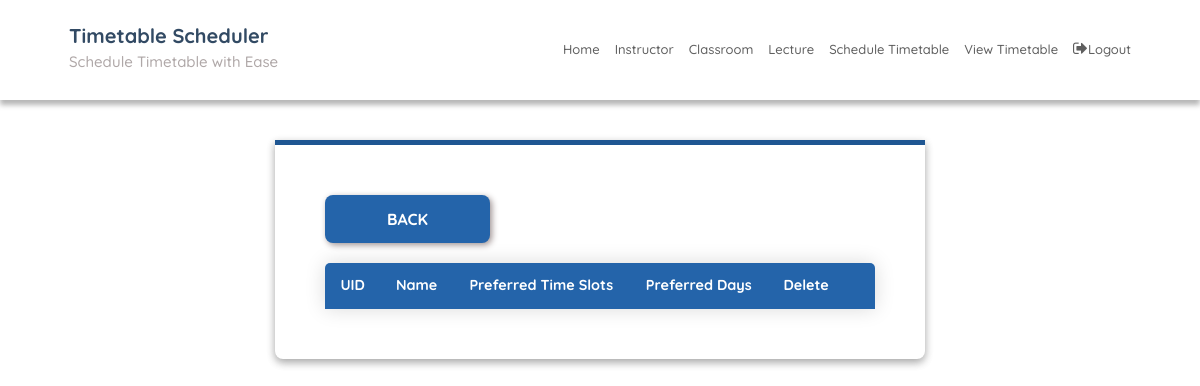
The page /instructorEdit/ (signed in) on the database as committed earlier.
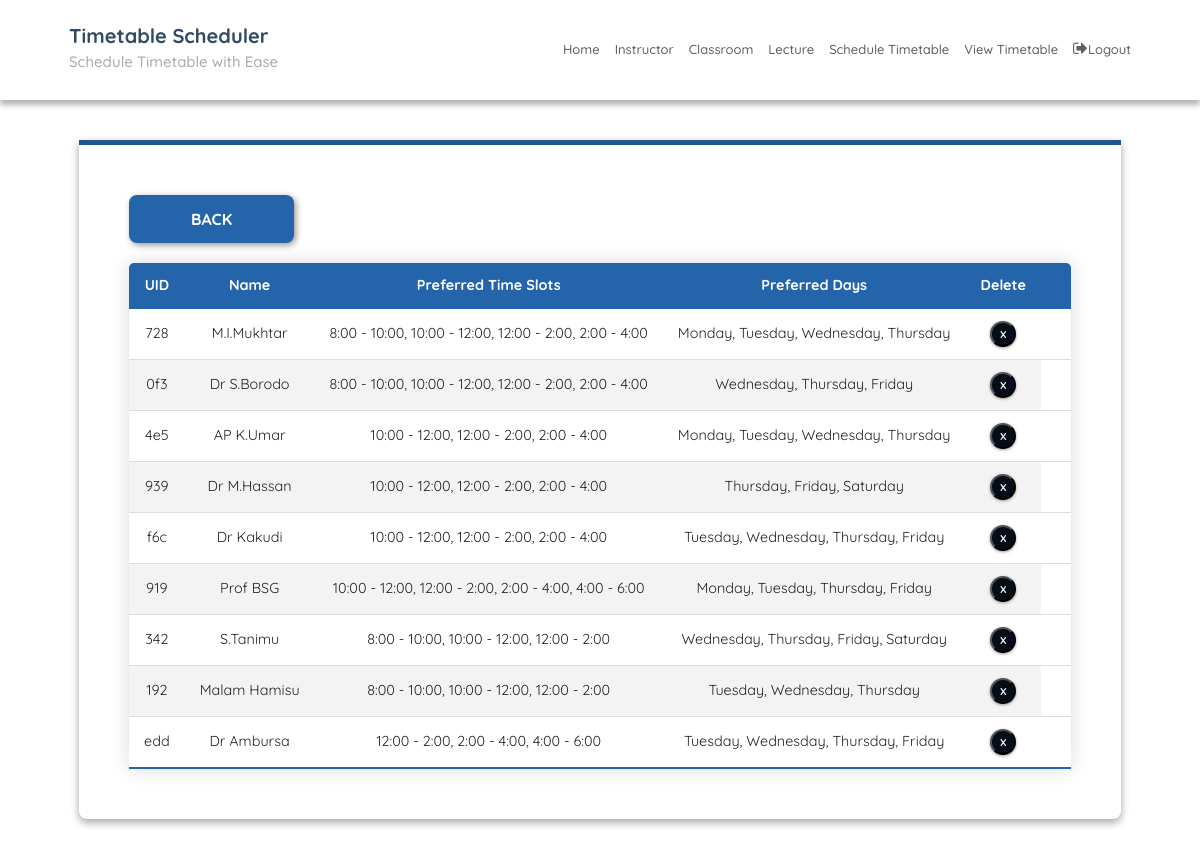
The same page on the database as committed later.
### SchedulerApp/models.py (models this page shows, shortened)
class Instructor(models.Model):
    uid = models.CharField(max_length=3, blank=True)
    name = models.CharField(max_length=25)
    preferred_time_slots = models.JSONField(blank=True, null=True)
    preferred_days = models.JSONField(blank=True, null=True)
    def formatted_time_slots(self):
        if isinstance(self.preferred_time_slots, list):
            return ", ".join(self.preferred_time_slots)
        return self.preferred_time_slots  # Fallback if it's a string
    def formatted_days(self):
        if isinstance(self.preferred_days, list):
            return ", ".join(self.preferred_days)
        return self.preferred_days  # Fallback if it's a string

### SchedulerApp/views.py (the view)
# urls.py: path('instructorEdit/', instructorEdit, name='instructorEdit'),
@login_required
def instructorEdit(request):
    context = {'instructors': Instructor.objects.all()}
    return render(request, 'instructorEdit.html', context)

### SchedulerApp/templatetags/index.py (called while the page is built)
    def render(self, context):
        path = context['request'].path
        for p in self.patterns:
            pValue = template.Variable(p).resolve(context)
            if path == pValue:
                return 'active'
        return ''

### templates/instructorEdit.html (shortened to what this page needs)
{% extends 'base.html' %}
{% block content %}
{% load static %}
<fieldset class="fieldset">
  <div class="tablink">
    <button onclick="location.href='{% url 'instructorAdd'%}'" class="submit"> Back </button>
  </div>
  <div class="tabcontent" id="edit">
    <table class="editTable">
      <thead>
        <tr class="table-headers">
          <th>UID</th>
          <th>Name</th>
          <th>Preferred Time Slots</th>
          <th>Preferred Days</th>
          <th>Delete</th>
          <th class="empty"></th>
        </tr>
      </thead>
      <tbody>
        {% for inst in instructors %}
        <tr>
          <td>{{ inst.uid }}</td>
          <td>{{ inst.name }}</td>
          <td>{{ inst.formatted_time_slots }}</td>
          <td>{{ inst.formatted_days }}</td>
          <td class="empty">
            <form action="{% url 'deleteinstructor' inst.id %}" method="post">
              <input type="submit" value="X" class="cross">
            </form>
          </td>
        </tr>
        {% endfor %}
      </tbody>
    </table>
  </div>
</fieldset>
{% endblock %}

### templates/base.html (shortened to what this page needs)
{% load static %}
{% load index %}
{% url 'home' as home%}
{% url 'instructorAdd' as instructorAdd %}
{% url 'roomAdd' as roomAdd %}
{% url 'meetingTimeAdd' as meetingTimeAdd %}
{% url 'courseAdd' as courseAdd %}
{% url 'lectureAdd' as lectureAdd %}
<!DOCTYPE html>
<html lang="en">
<head>
  <link rel="stylesheet" href="https://stackpath.bootstrapcdn.com/bootstrap/4.3.1/css/bootstrap.min.css"
>
  <link rel="stylesheet" href="https://cdnjs.cloudflare.com/ajax/libs/font-awesome/4.7.0/css/font-awesome.min.css">
  <link rel="stylesheet" type="text/css" href="{% static 'CSS/style.css' %}">
</head>
<body>
  <div class="main">
    <nav class="navbar">
      <div class="navbar-container">
        <div class="logo">
          <h2><a href="{{ home }}">Timetable Scheduler</a></h2>
          <h4>Schedule Timetable with Ease</h4>
        </div>
        <ul class="menu-items">
          <li class="{% active request home %}"><a href="{{ home }}">Home</a></li>
          <li class="{% active request instructorAdd %}"><a href="{{ instructorAdd }}">Instructor</a></li>
          <li class="{% active request roomAdd %}"><a href="{{ roomAdd }}">Classroom</a></li>
          <li class="{% active request courseAdd %}"><a href="{{ courseAdd }}">Lecture</a></li>
          <li class="{% active request 'schedule_page' %}"><a href="{% url 'schedule_page' %}">Schedule Timetable</a></li>
          <li class="{% active request 'select_timetable_view' %}"><a href="{% url 'select_timetable_view' %}">View Timetable</a></li>
          {% if user.is_authenticated %}
          <li><a href="{% url 'logout' %}"><i style="font-size:1.6rem" class="fa">&#xf08b;</i>Logout</a></li>
          {% endif %}
        </ul>
      </div>
    </nav>
    <div class="container-fluid">
      <div class="row">
        <div class="col-md-12 col-xxl-12 col-xl-12 col-sm-12 ml-auto col-lg-12 formpart">
          {% block content %}
          {% endblock %}
        </div>
      </div>
    </div>
  </div>
</body>
</html>

### static/CSS/style.css (style rules this page uses)
:root { --blue1: #1f5692; --blue2: #1a4779; --blue3: #1a4779; --blue4: #0f2b49; --blue5: #2464aa; --blue6: #0a1d31; --blue7: #050e18; --white: #fff; --grey: #aaa; --dark-grey: #444; --light-grey: #a29999; --lighter-grey: #dddddd; --lightest-grey: #f3f3f3; --box-shadow: #9e9292; }
html { font-size: 100%; box-sizing: border-box; scroll-behavior: smooth; }
html, body { margin: 0; padding: 0; width: 100vw; min-height: 100%; text-rendering: optimizeLegibility; font-family: "Quicksand", sans-serif; font-size: 62.5%; }
body { position: relative; }
a { text-decoration: none; }
button { border-style: none; }
.logo h2 { color: var(--blue4); font-weight: bold; }
.logo h2 a { text-decoration: none; color: inherit; }
.logo h4 { color: var(--light-grey); }
.navbar { box-shadow: 0px 5px 5px 0px var(--grey); position: relative; width: 100%; background: var(--white); color: #000; opacity: 0.85; height: 10rem; z-index: 12; }
.navbar-container { max-width:1200px; width: 90%; margin: auto; display: flex; justify-content: space-between; height: auto; align-items: center; }
.menu-items { order: 2; display: flex; margin-bottom: 0px; }
.menu-items li { list-style: none; margin-left: 1.5rem; font-size: 1.2rem; position: relative; }
.menu-items a { text-decoration: none; color: var(--dark-grey); position: relative; font-size: 1.3rem; font-weight: 500; transition: color 0.3s ease-in-out; }
.logo { order: 1; font-size: 3rem; }
.container-fluid { position: relative; top: 4rem; padding-bottom: 4rem; }
.menu-items li::before { content: ''; position: absolute; left: 0; bottom: -3px; width: 100%; height: 3px; background: #ff3f3f; transform-origin: center; transform: scaleX(0); }
fieldset { padding: 50px; border-radius: 0 0 8px 8px; background: transparent; box-shadow: rgba(0, 0, 0, 0.145) 0px 4px 8px, rgba(0, 0, 0, 0.24) 0px 3px 8px; border-top: 5px solid var(--blue1); }
.fieldset { min-width: 65rem; font-size: 1.6rem; }
.formpart { display: flex; justify-content: center; height: auto; width: 100%; }
.tablink { display: grid; grid-template-columns: 1fr 1fr; }
.tabcontent { display: grid; gap: 3rem; }
.submit { border: none; border-radius: 0.8rem; width: 16.5rem; padding: 1.2rem 1.8rem; font-size: 1.6rem; font-weight: bold; text-transform: uppercase; cursor: pointer; color: var(--white); background-color: var(--blue5); box-shadow: 2px 2px 6px var(--box-shadow); outline: none; }
.submit { background-position: center; transition: background 0.5s; }
.editTable, .timetable { border-collapse: collapse; margin-top: 2rem; font-size: 0.9em; min-width: 40rem; border-radius: 5px 5px 0 0; overflow: hidden; box-shadow: 0 0 20px rgba(0, 0, 0, 0.15); text-align: center; }
.editTable thead tr, .timetable thead tr { background-color: var(--blue5); color: var(--white); font-weight: bold; }
.editTable th, .editTable td, .timetable th, .timetable td { padding: 1.2rem 1.5rem; }
.editTable tbody tr, .timetable tbody tr { border-bottom: 1px solid var(--lighter-grey); }
.editTable tbody tr:nth-of-type(even), .timetable tbody tr:nth-of-type(even) { background-color: var(--lightest-grey); }
.editTable tbody tr:last-of-type, .timetable tbody tr:last-of-type { border-bottom: 2px solid var(--blue5); }
.empty form { display: flex; justify-content: center; }
.cross { border-radius: 50%; font-size: 1rem; font-weight: bold; box-shadow: 0px 1px 3px 0px var(--box-shadow); padding: 4px; color: var(--white); background-color: var(--blue7); cursor: pointer; width: 2.6rem; height: 2.6rem; }

Rows that differ between the two databases and show on the page:
added Instructor: uid "728", name "M.I.Mukhtar", formatted_time_slots "8:00 - 10:00, 10:00 - 12:00, 12:00 - 2:00, 2:00 - 4:00", formatted_days "Monday, Tuesday, Wednesday, Thursday"
added Instructor: uid "0f3", name "Dr S.Borodo", formatted_time_slots "8:00 - 10:00, 10:00 - 12:00, 12:00 - 2:00, 2:00 - 4:00", formatted_days "Wednesday, Thursday, Friday"
added Instructor: uid "4e5", name "AP K.Umar", formatted_time_slots "10:00 - 12:00, 12:00 - 2:00, 2:00 - 4:00", formatted_days "Monday, Tuesday, Wednesday, Thursday"
added Instructor: uid "939", name "Dr M.Hassan", formatted_time_slots "10:00 - 12:00, 12:00 - 2:00, 2:00 - 4:00", formatted_days "Thursday, Friday, Saturday"
added Instructor: uid "f6c", name "Dr Kakudi", formatted_time_slots "10:00 - 12:00, 12:00 - 2:00, 2:00 - 4:00", formatted_days "Tuesday, Wednesday, Thursday, Friday"
added Instructor: uid "919", name "Prof BSG", formatted_time_slots "10:00 - 12:00, 12:00 - 2:00, 2:00 - 4:00, 4:00 - 6:00", formatted_days "Monday, Tuesday, Thursday, Friday"
added Instructor: uid "342", name "S.Tanimu", formatted_time_slots "8:00 - 10:00, 10:00 - 12:00, 12:00 - 2:00", formatted_days "Wednesday, Thursday, Friday, Saturday"
added Instructor: uid "192", name "Malam Hamisu", formatted_time_slots "8:00 - 10:00, 10:00 - 12:00, 12:00 - 2:00", formatted_days "Tuesday, Wednesday, Thursday"
added Instructor: uid "edd", name "Dr Ambursa", formatted_time_slots "12:00 - 2:00, 2:00 - 4:00, 4:00 - 6:00", formatted_days "Tuesday, Wednesday, Thursday, Friday"
